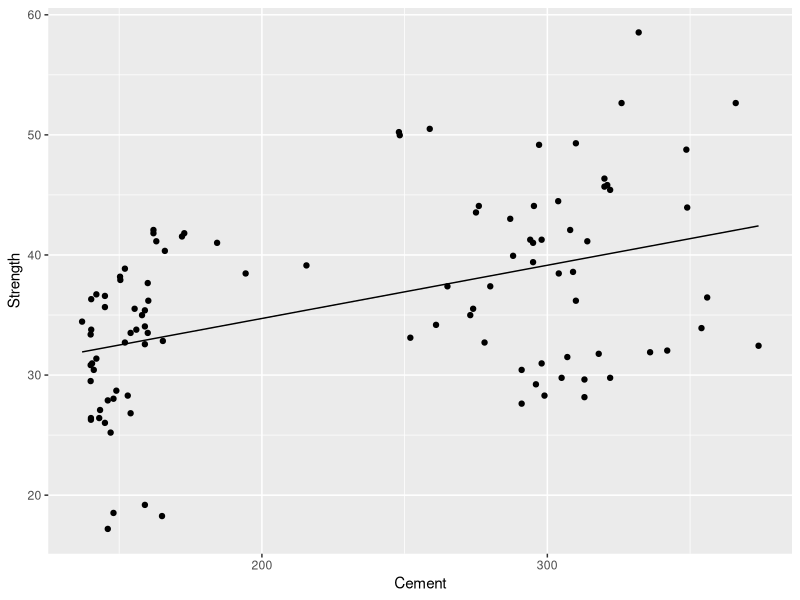

This figure's R source:
library(ggplot2)
library(dplyr)
library(tidyr)
library(FNN)

concrete.df <- read.csv("concrete.csv")
concrete.df <- concrete.df %>%  # Ditch some useless data
  select(-SLUMP, -FLOW, -No)

concrete.df <- mutate(concrete.df, LowSlag = Slag == 0) # Add LowSlag

# the linear model, created from a string that gets converted to a function
maxDeg <- 1
formStr <- "Strength~Cement" #starter string
for(d in 1:maxDeg) {
  formStr <- sprintf("%s+I(Cement^%s)", formStr, d)
}
linearModel <- lm(formula(formStr), data = concrete.df)

concrete.df$pred.lm <- predict(linearModel) # plot the linear model, just a check
ggplot(concrete.df, aes(Cement, Strength)) +
  geom_point() +
  geom_line(aes(Cement, pred.lm))  
